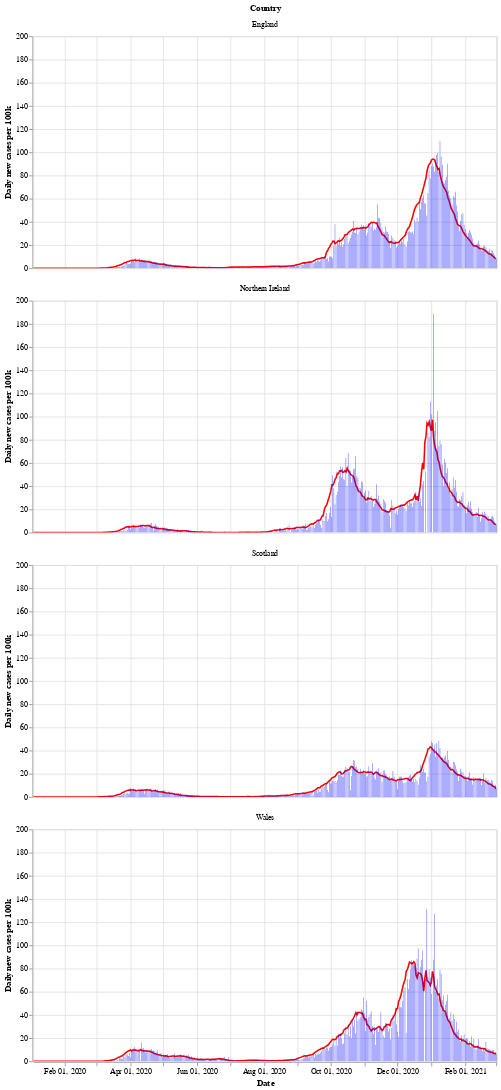

Notebook source saved alongside this figure:
### Markdown cell above
Next is a bar chart of the number of new cases in each country (per 100k population), with the 7 day moving average of cases. Again we see that Wales saw a longer period of raising and falling cases compared to the other countries.

After a period of cases falling, each nation is now seeing a rise in the number of cases - especially in Wales.

### Code cell
# collapse
bars = alt.Chart(uk_cases).mark_bar().encode(
    x=alt.X("yearmonthdate(date):T", axis=alt.Axis(title='Date')),
    y=alt.Y("newCasesRate:Q", axis=alt.Axis(title='Daily new cases per 100k')),
    tooltip='newCasesRate',
    color=alt.condition(
        alt.datum.dailyChange > 0,
        alt.value("orange"),  # The positive color
        alt.value("blue")  # The negative color
    )
).properties(title='New cases per 100k population with rolling 7 day average', width=600).interactive()
line = alt.Chart(uk_cases).mark_line(
    color='red',
    size=2,
).transform_window(
    rolling_mean='mean(newCasesRate)',
    frame=[0, 7],
    groupby=['areaName']
).encode(
    x='yearmonthdate(date):T',
    y='rolling_mean:Q'
)
alt.layer(line, bars, data=uk_cases).facet(alt.Row('areaName', title='Country'), columns=1)

### Figure 1 — Vega-Lite specification as saved in the notebook (floating-point values rounded to 4 significant figures; data arrays with more than 128 entries replaced by an {"elided": "..."} marker saying what was removed)
{"config": {"view": {"continuousWidth": 400, "continuousHeight": 300}}, "data": {"name": "data-612fe7be69fe5965bb871e80b617effb"}, "facet": {"type": "nominal", "field": "areaName", "title": "Country"}, "spec": {"layer": [{"mark": {"type": "line", "color": "red", "size": 2}, "encoding": {"x": {"type": "temporal", "field": "date", "timeUnit": "yearmonthdate"}, "y": {"type": "quantitative", "field": "rolling_mean"}}, "transform": [{"window": [{"op": "mean", "field": "newCasesRate", "as": "rolling_mean"}], "frame": [0, 7], "groupby": ["areaName"]}]}, {"mark": "bar", "encoding": {"color": {"condition": {"value": "orange", "test": "(datum.dailyChange > 0)"}, "value": "blue"}, "tooltip": {"type": "quantitative", "field": "newCasesRate"}, "x": {"type": "temporal", "axis": {"title": "Date"}, "field": "date", "timeUnit": "yearmonthdate"}, "y": {"type": "quantitative", "axis": {"title": "Daily new cases per 100k"}, "field": "newCasesRate"}}, "selection": {"selector002": {"type": "interval", "bind": "scales", "encodings": ["x", "y"]}}, "title": "New cases per 100k population with rolling 7 day average", "width": 600}]}, "columns": 1, "$schema": "https://vega.github.io/schema/vega-lite/v4.8.1.json", "datasets": {"data-612fe7be69fe5965bb871e80b617effb": {"elided": "1696 records"}}}
